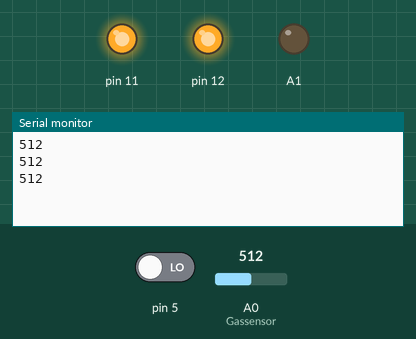
A sketch run on a simulated Arduino Uno, built with avr-gcc and run on an emulated ATmega328P. On the bench: output pins drawn as LEDs (lit = HIGH), the last lines printed to the serial monitor. Inputs (shaded band) come from the test bench; at power-on: A0 (Gassensor) = 512, pin 5 LOW.

Above: at 1.2 s.
1.3 s: A0 (Gassensor) set to 589
At 1.9 s:
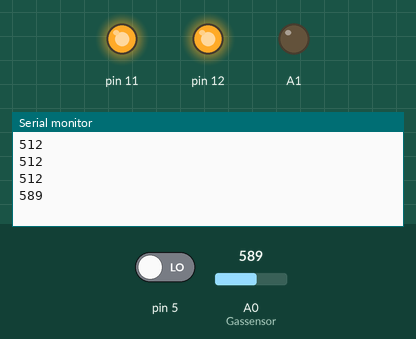
2.8 s: A0 (Gassensor) set to 608
At 3.5 s:
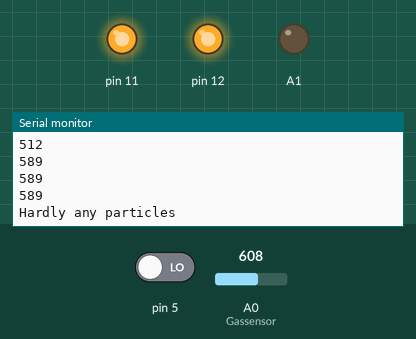

The sketch:

Level_of_Pollution_in_nano.ino
```cpp
/* For use with a Gas sensor with an analog out!

  - If the Sensor detects many particles; "case 0" will be activated and the exact amount of particles in the air will be sent to the serial and bluetooth monitor.
  - If the Sensor detects few particles; "case 1" will be activated and the exact amount of particles in the air will be sent to the serial and bluetooth monitor.
  - If the Sensor does not dedect any particles; "case 2" will be activated and and "No particles" will be sent to the serial and bluetooth monitor.
*/

#include<SoftwareSerial.h>
const int Gassensor = A0;
int blueToothTx = 8;
int blueToothRx = 9;
int switchState = 0;           //If the two wires are connected
// lowest and highest sensor readings:
const int sensorMin = 0;     // sensor minimum
const int sensorMax = 900;  // sensor maximum
SoftwareSerial blueTooth(blueToothTx,blueToothRx);
void setup() {
 pinMode(Gassensor,INPUT);
// pinMode(2,OUTPUT);
 //pinMode(3,OUTPUT);
 //pinMode(4,OUTPUT);
 pinMode(5,INPUT);
 //pinMode(10,OUTPUT);
 pinMode(11,OUTPUT);
 pinMode(12,OUTPUT);
 pinMode(A1,OUTPUT);
 digitalWrite(11,HIGH);
 digitalWrite(12,HIGH);
 analogWrite(A1,0);
 Serial.begin(9600);
// initialize serial communication at 9600 bits.
  blueTooth.begin(9600);
  // initialize bluetooth communication at 9600 bits.
  //for(int pinNumber = 2; pinNumber < 5; pinNumber++){
    //pinMode( pinNumber,OUTPUT);
    //digitalWrite( pinNumber, LOW);
  //}
}
void loop() {
  switchState = digitalRead(5);
  // read the sensor on analog A0:
  int sensorReading = analogRead(A0);
  // map the sensor range (four options):
  // ex: 'long int map(long int, long int, long int, long int, long int)
  int range = map(sensorReading , sensorMin , sensorMax , 0, 3);

  // range value:
  switch (range) {
 case 0:    // Extreme pollution
    Serial.println(analogRead(A0));
    if(switchState==HIGH){
    //  digitalWrite(10,HIGH);
      Serial.print('d');
      Serial.println(analogRead(A0));
       blueTooth.print('d');
      blueTooth.println(analogRead(A0));
    }
    else{
      blueTooth.println(analogRead(A0));
    }
    //digitalWrite(2,LOW);
    //digitalWrite(3,HIGH);
    //digitalWrite(4,LOW);
    break;
 case 1:    // Some amount of particles
    Serial.println(analogRead(A0));
    if(switchState==HIGH){
      //digitalWrite(10,HIGH);
      Serial.print('d');
      Serial.println(analogRead(A0));
      blueTooth.print('d');
      blueTooth.println(analogRead(A0));

    }
    else{
      blueTooth.println(analogRead(A0));
    }
    //digitalWrite(2,LOW);
    //digitalWrite(3,LOW);
    //digitalWrite(4,HIGH);
    break;
 case 2:    // Very few particles
    Serial.println("Hardly any particles");
    if(switchState==HIGH){
      //digitalWrite(10,HIGH);
      Serial.print('d');
      Serial.println(analogRead(A0));
       blueTooth.print('d');
      blueTooth.println(analogRead(A0));
    }
    else
    {
      blueTooth.println(analogRead(A0));
    }
    //digitalWrite(2,HIGH);
    //digitalWrite(3,LOW);
    //digitalWrite(4,LOW);
    break;
   }
   delay(500);// delay between reads
   //digitalWrite(10,LOW);
   //digitalWrite(2,LOW);
   //digitalWrite(3,LOW);
   //digitalWrite(4,LOW);
  }
```

Measured:
- the behaviour switches between 599 and 600 on A0 (Gassensor) (found by bisection; images 1 and 2)
- after the input at 1.3 s, the serial monitor: prints a new line after 0.22 s (image 1)
- after the input at 2.8 s, the serial monitor: prints a new line after 0.24 s (image 2)
